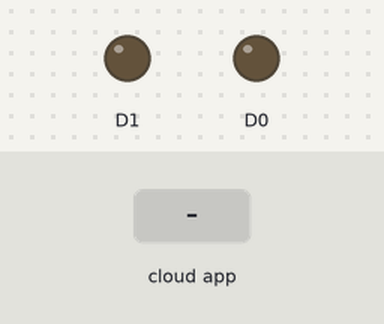
Bench run of a sketch on a simulated ESP8266 (NodeMCU). On the bench: output pins drawn as LEDs (lit = HIGH). Inputs (shaded band) come from the test bench. WiFi joins after 1.5 s; servers stay silent unless stated; what the sketch prints to the serial monitor is not drawn.

Above: at 2.7 s.
2.8 s: the phone or cloud app sets led1 to 1
At 4.0 s:
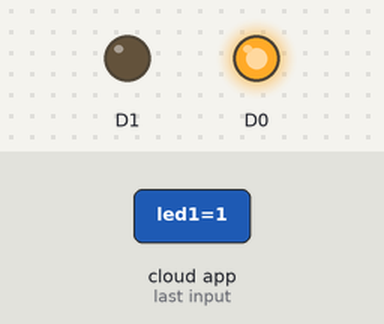
4.3 s: the phone or cloud app sets led2 to 1
At 5.3 s:
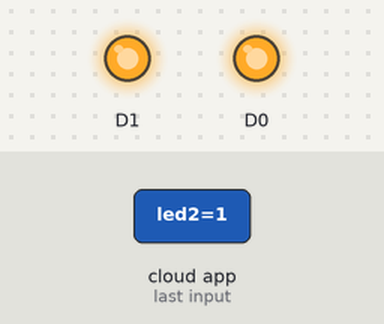
5.8 s: the phone or cloud app sets led1 to 0
At 6.4 s:
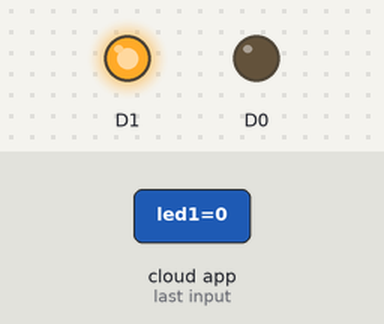
7.3 s: the phone or cloud app sets led2 to 0
At 7.6 s:
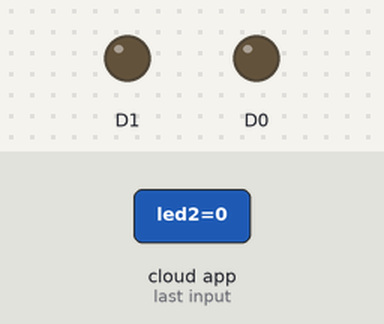
Timing chart, 0 to 9.8 s (numbered marks = the images above; inputs shaded):
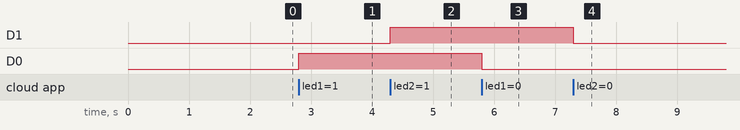

The sketch:

thingeriohomeautomationwithwifi_manager.ino
```cpp
#include <ESP8266WiFi.h>          //https://github.com/esp8266/Arduino
#include <DNSServer.h>
#include <ESP8266WebServer.h>
#include <WiFiManager.h>         //https://github.com/tzapu/WiFiManager
#include <ThingerESP8266.h>

#define USERNAME "Aaryangupta"

#define DEVICE_ID "homeautomation"

#define DEVICE_CREDENTIAL "123456789"

#define SSID ""
#define SSID_PASSWORD ""

ThingerESP8266 thing(USERNAME, DEVICE_ID, DEVICE_CREDENTIAL);
void setup() {
    // put your setup code here, to run once:
    Serial.begin(115200);

    //WiFiManager
    //Local intialization. Once its business is done, there is no need to keep it around
    WiFiManager wifiManager;
    //reset saved settings
    //wifiManager.resetSettings();

    //set custom ip for portal
    //wifiManager.setAPStaticIPConfig(IPAddress(10,0,1,1), IPAddress(10,0,1,1), IPAddress(255,255,255,0));

    //fetches ssid and pass from eeprom and tries to connect
    //if it does not connect it starts an access point with the specified name
    //here  "AutoConnectAP"
    //and goes into a blocking loop awaiting configuration
    wifiManager.autoConnect("AutoConnectAP","test");
    //or use this for auto generated name ESP + ChipID
    //wifiManager.autoConnect();


    //if you get here you have connected to the WiFi
    Serial.println("connected...yeey :)");
  pinMode(D0, OUTPUT);
  pinMode(D1, OUTPUT);
  thing.add_wifi(SSID, SSID_PASSWORD);
  thing["led1"] << digitalPin(D0);
  thing["led2"] << digitalPin(D1);
}

void loop() {
    // put your main code here, to run repeatedly:
    thing.handle();
}
```

Measured:
- after the input at 2.8 s, D0: LOW → HIGH at once
- after the input at 4.3 s, D1: LOW → HIGH at once
- after the input at 5.8 s, D0: HIGH → LOW at once
- after the input at 7.3 s, D1: HIGH → LOW at once
